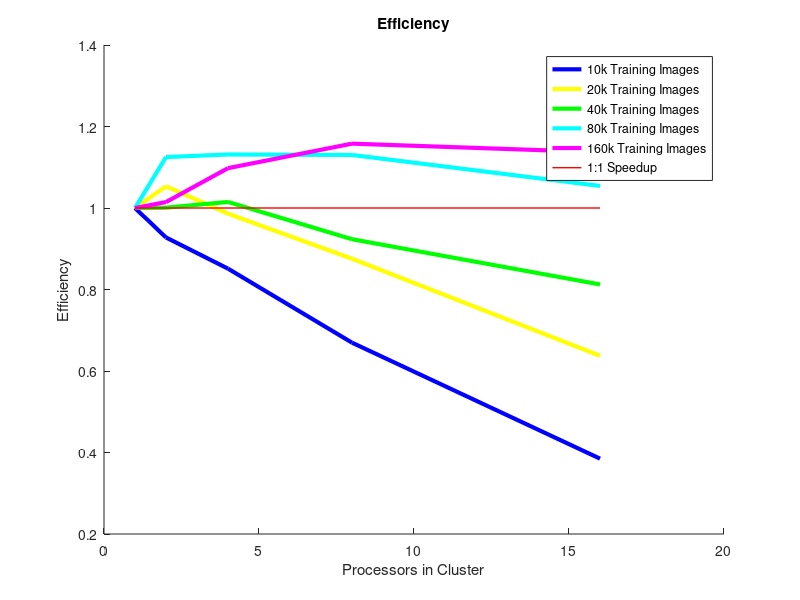
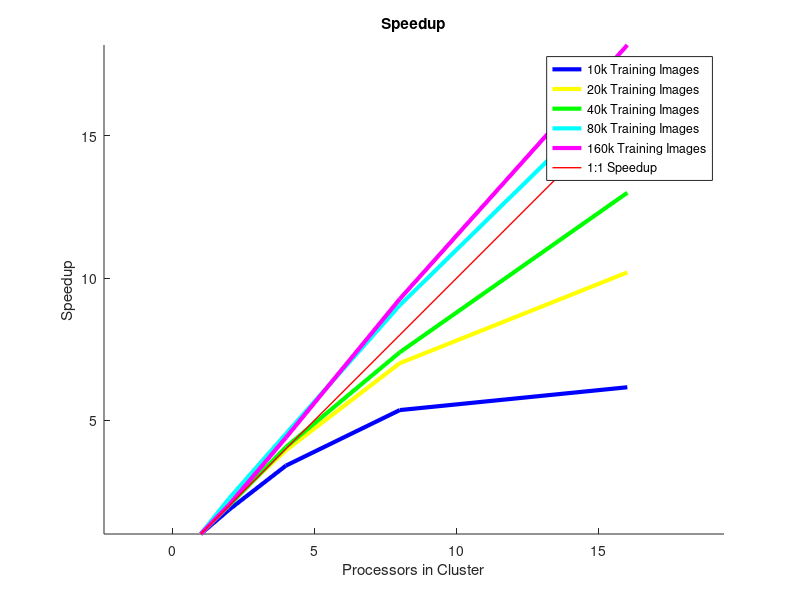

These figures' MATLAB source, in order:
processors = [1 2 4 8 16];k10_runtimes = [46.44 25.03 13.64 8.67 7.54];k20_runtimes = [103.81 49.28 26.32 14.82 10.18];k40_runtimes = [205.89 102.86 50.72 27.87 15.84];k80_runtimes = [468.88 208.40 103.61 51.86 27.80];k160_runtimes = [965.79, 475.97, 219.94, 104.26, 53.09];k10_speedup = (repmat(k10_runtimes(1), 1, 5) ./ k10_runtimes);k10_efficiency = k10_speedup ./ processors;k20_speedup = (repmat(k20_runtimes(1), 1, 5) ./ k20_runtimes);k20_efficiency = k20_speedup ./ processors;k40_speedup = (repmat(k40_runtimes(1), 1, 5) ./ k40_runtimes);k40_efficiency = k40_speedup ./ processors;k80_speedup = (repmat(k80_runtimes(1), 1, 5) ./ k80_runtimes);k80_efficiency = k80_speedup ./ processors;k160_speedup = (repmat(k160_runtimes(1), 1, 5) ./ k160_runtimes);k160_efficiency = k160_speedup ./ processors;f = figure;hold on;title('Efficiency');xlabel('Processors in Cluster');ylabel('Efficiency');plot(processors, k10_efficiency, 'Color', 'b', 'LineWidth', 3);plot(processors, k20_efficiency, 'Color', 'y', 'LineWidth', 3);plot(processors, k40_efficiency, 'Color', 'g', 'LineWidth', 3);plot(processors, k80_efficiency, 'Color', 'c', 'LineWidth', 3);plot(processors, k160_efficiency, 'Color', 'm', 'LineWidth', 3);plot(processors, repmat([1], 1, 5), 'Color', 'r', 'LineWidth', 1);legend('10k Training Images', '20k Training Images',       '40k Training Images', '80k Training Images',       '160k Training Images', '1:1 Speedup');saveas(f, 'efficiency.png');g = figure;hold on;axis equal;title('Speedup');xlabel('Processors in Cluster');ylabel('Speedup');plot(processors, k10_speedup, 'Color', 'b', 'LineWidth', 3);plot(processors, k20_speedup, 'Color', 'y', 'LineWidth', 3);plot(processors, k40_speedup, 'Color', 'g', 'LineWidth', 3);plot(processors, k80_speedup, 'Color', 'c', 'LineWidth', 3);plot(processors, k160_speedup, 'Color', 'm', 'LineWidth', 3);plot(processors, processors, 'Color', 'r', 'LineWidth', 1);legend('10k Training Images', '20k Training Images',       '40k Training Images', '80k Training Images',       '160k Training Images', '1:1 Speedup');saveas(g, 'speedup.png');